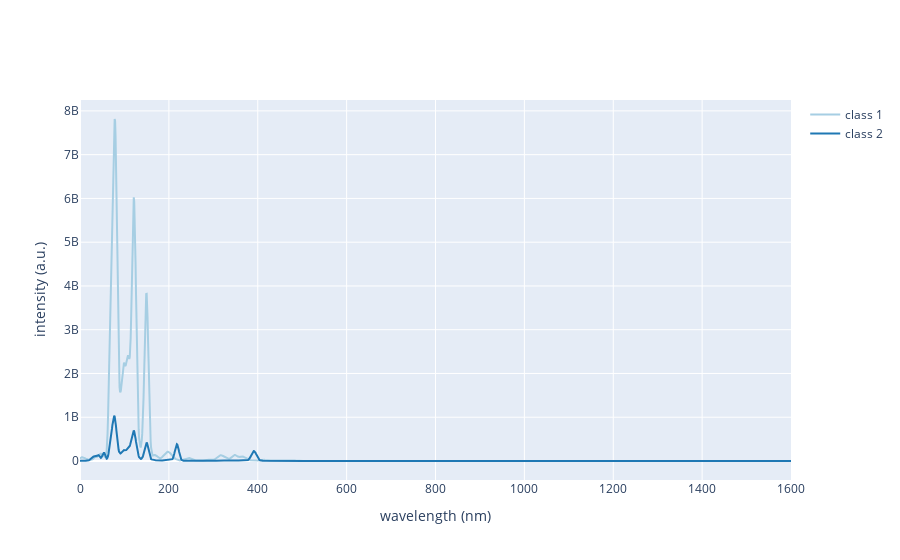

The code cell stored with this chart in its notebook:
### Code cell
plot_spectra([spectra[0], spectra[-2]])

### Figure 1 — Plotly figure (JSON) as saved in the notebook; plotly's stock layout.template omitted (floating-point values rounded to 4 significant figures; data arrays with more than 128 entries replaced by an {"elided": "..."} marker saying what was removed)
{"data": [{"line": {"color": "rgb(166,206,227)"}, "name": "class 1", "type": "scatter", "x": {"elided": "1601 int values"}, "y": {"elided": "1601 float values"}}, {"line": {"color": "rgb(31,120,180)"}, "name": "class 2", "type": "scatter", "x": {"elided": "1601 int values"}, "y": {"elided": "1601 float values"}}], "layout": {"title": {}, "xaxis": {"title": {"text": "wavelength (nm)"}}, "yaxis": {"title": {"text": "intensity (a.u.)"}}}}
